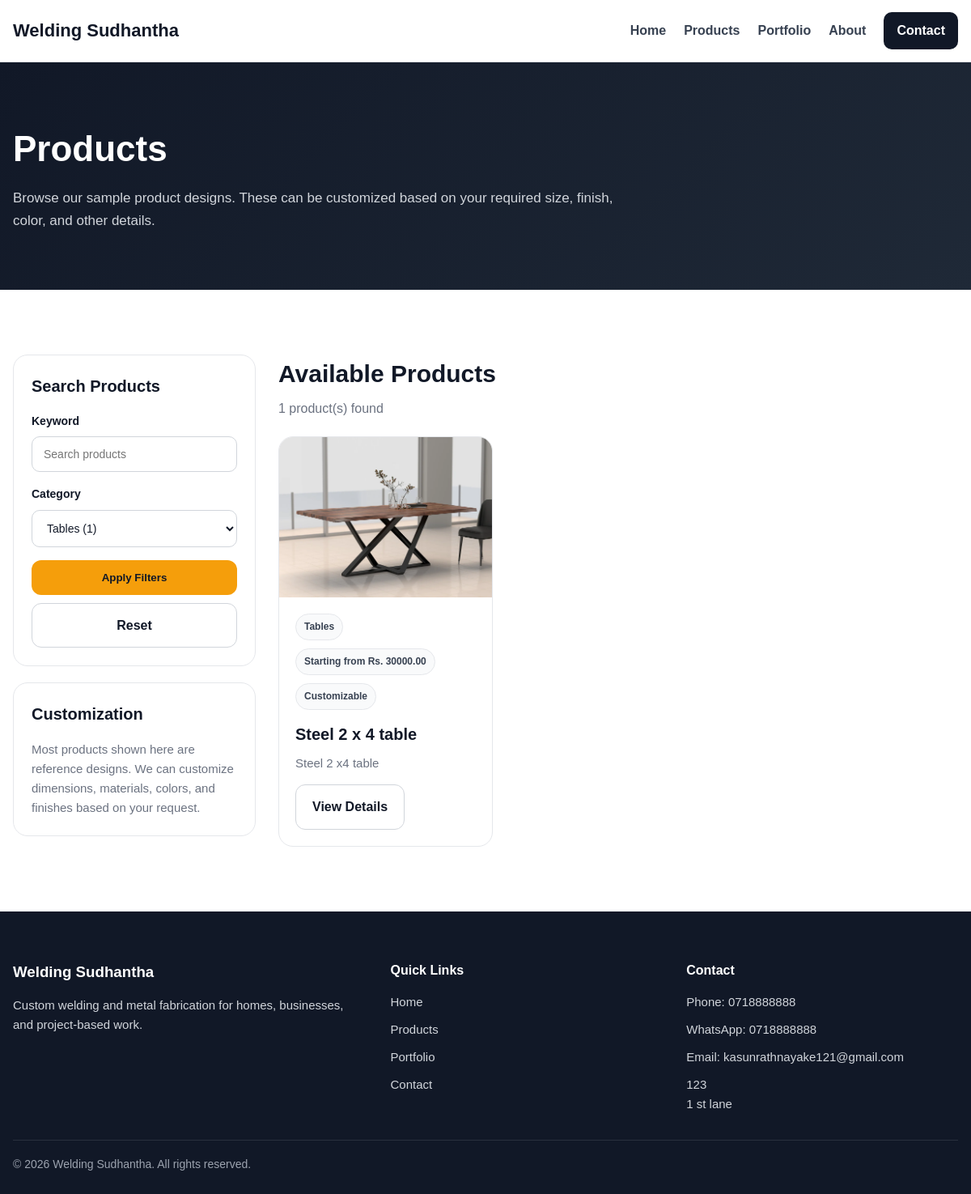
The app's page /products.php?category=2 with its own data.
### tables this page shows
CREATE TABLE `site_settings` (
  `id` int NOT NULL,
  `site_name` varchar(200) NOT NULL,
  `phone` varchar(50) DEFAULT NULL,
  `whatsapp` varchar(50) DEFAULT NULL,
  `email` varchar(150) DEFAULT NULL,
  `address` text,
  `hero_title` varchar(255) DEFAULT NULL,
  `hero_subtitle` text
);

CREATE TABLE `products` (
  `id` int NOT NULL,
  `category_id` int NOT NULL,
  `name` varchar(200) NOT NULL,
  `slug` varchar(220) NOT NULL,
  `short_description` text,
  `full_description` text,
  `price_text` varchar(150) DEFAULT NULL,
  `available_colors` text,
  `is_customizable` tinyint(1) DEFAULT '1',
  `is_featured` tinyint(1) DEFAULT '0',
  `status` tinyint(1) DEFAULT '1',
  `created_at` timestamp NULL DEFAULT CURRENT_TIMESTAMP
);

CREATE TABLE `categories` (
  `id` int NOT NULL,
  `name` varchar(150) NOT NULL,
  `slug` varchar(180) NOT NULL,
  `description` text,
  `status` tinyint(1) DEFAULT '1',
  `created_at` timestamp NULL DEFAULT CURRENT_TIMESTAMP
);

### includes/functions.php (called while the page is built, shortened)
<?php
function e($value): string
{
    return htmlspecialchars((string)($value ?? ''), ENT_QUOTES, 'UTF-8');
}
function get_site_settings(PDO $pdo): array
{
    $stmt = $pdo->query("SELECT * FROM site_settings ORDER BY id ASC LIMIT 1");
    $settings = $stmt->fetch();
    return $settings ?: [
        'site_name' => 'Welding Company',
        'phone' => '',
        'whatsapp' => '',
        'email' => '',
        'address' => '',
        'hero_title' => 'Custom Welding & Metal Fabrication',
        'hero_subtitle' => 'We build metal products and custom fabrication work for homes, businesses, and projects.'
    ];
}
function get_public_categories(PDO $pdo): array
{
    $stmt = $pdo->query("
        SELECT c.*,
               (
                   SELECT COUNT(*)
                   FROM products p
                   WHERE p.category_id = c.id AND p.status = 1
               ) AS product_count
        FROM categories c
        WHERE c.status = 1
        ORDER BY c.name ASC
    ");
    return $stmt->fetchAll();
}
function get_public_products(PDO $pdo, string $search = '', int $categoryId = 0): array
{
    $sql = "
        SELECT p.*, c.name AS category_name,
               (
                   SELECT pi.image_path
                   FROM product_images pi
                   WHERE pi.product_id = p.id
                   ORDER BY pi.sort_order ASC, pi.id ASC
                   LIMIT 1
               ) AS primary_image
        FROM products p
        INNER JOIN categories c ON c.id = p.category_id
        WHERE p.status = 1
          AND c.status = 1
    ";
    $params = [];
    if ($categoryId > 0) {
        $sql .= " AND p.category_id = ? ";
        $params[] = $categoryId;
    }
    $sql .= " ORDER BY p.is_featured DESC, p.id DESC ";
    $stmt = $pdo->prepare($sql);
    $stmt->execute($params);
    return $stmt->fetchAll();
}

### products.php (the view, shortened to what this page needs)
<?php
require_once __DIR__ . '/includes/db.php';
require_once __DIR__ . '/includes/functions.php';
$siteSettings = get_site_settings($pdo);
$categories = get_public_categories($pdo);
$search = trim($_GET['search'] ?? '');
$categoryId = isset($_GET['category']) ? (int)$_GET['category'] : 0;
$products = get_public_products($pdo, $search, $categoryId);
$frontendCssFiles = ['products.css'];
require_once __DIR__ . '/includes/frontend-header.php';
?>
<section class="page-hero">
    <div class="container">
        <div class="page-hero-content">
            <h1>Products</h1>
            <p>
                Browse our sample product designs. These can be customized based on your required size, finish, color, and other details.
            </p>
        </div>
    </div>
</section>
<section class="section">
    <div class="container">
        <div class="products-layout">
            <aside class="products-sidebar">
                <div class="sidebar-card">
                    <h3>Search Products</h3>
                    <form method="GET" action="" class="public-filter-form">
                        <div class="form-group">
                            <label for="search">Keyword</label>
                            <input
                                type="text"
                                id="search"
                                name="search"
                                value="<?php echo e($search); ?>"
                                placeholder="Search products"
                            >
                        </div>
                        <div class="form-group">
                            <label for="category">Category</label>
                            <select name="category" id="category">
                                <?php foreach ($categories as $category): ?>
                                    <option value="<?php echo (int)$category['id']; ?>" <?php echo $categoryId === (int)$category['id'] ? 'selected' : ''; ?>>
                                        <?php echo e($category['name']); ?> (<?php echo e($category['product_count']); ?>)
                                    </option>
                                <?php endforeach; ?>
                            </select>
                        </div>
                        <div class="filter-actions">
                            <button type="submit" class="btn btn-primary">Apply Filters</button>
                            <a href="<?php echo BASE_URL; ?>products.php" class="btn btn-outline">Reset</a>
                        </div>
                    </form>
                </div>
                <div class="sidebar-card">
                    <h3>Customization</h3>
                    <p>
                        Most products shown here are reference designs. We can customize dimensions, materials, colors, and finishes based on your request.
                    </p>
                </div>
            </aside>
            <div class="products-content">
                <div class="products-toolbar">
                    <div>
                        <h2>Available Products</h2>
                        <p><?php echo count($products); ?> product(s) found</p>
                    </div>
                </div>
                <?php if (!empty($products)): ?>
                    <div class="card-grid">
                        <?php foreach ($products as $product): ?>
                            <article class="common-card">
                                <div class="common-card-image">
                                    <?php if (!empty($product['primary_image'])): ?>
                                        <img src="<?php echo UPLOADS_URL . 'products/' . e($product['primary_image']); ?>" alt="<?php echo e($product['name']); ?>">
                                    <?php else: ?>
                                        <div class="image-fallback">No Image</div>
                                    <?php endif; ?>
                                </div>
                                <div class="common-card-body">
                                    <div class="common-meta">
                                        <span><?php echo e($product['category_name']); ?></span>
                                        <?php if (!empty($product['price_text'])): ?>
                                            <span><?php echo e($product['price_text']); ?></span>
                                        <?php endif; ?>
                                        <?php if ((int)$product['is_customizable'] === 1): ?>
                                            <span>Customizable</span>
                                        <?php endif; ?>
                                    </div>
                                    <h3><?php echo e($product['name']); ?></h3>
                                    <p>
                                        <?php echo e($product['short_description'] ?: 'Custom metal product available on request.'); ?>
                                    </p>
                                    <a href="<?php echo BASE_URL; ?>product.php?slug=<?php echo urlencode($product['slug']); ?>" class="btn btn-outline">
                                        View Details
                                    </a>
                                </div>
                            </article>
                        <?php endforeach; ?>
                    </div>
                <?php else: ?>
                    <div class="empty-public-state">
                        <p>No products found for the selected filters.</p>
                    </div>
                <?php endif; ?>
            </div>
        </div>
    </div>
</section>
<?php require_once __DIR__ . '/includes/frontend-footer.php'; ?>

### includes/frontend-header.php (shortened to what this page needs)
<?php
$frontendCssFiles = $frontendCssFiles ?? [];
?>
<!DOCTYPE html>
<html lang="en">
<head>
    <link rel="stylesheet" href="<?php echo ASSETS_URL; ?>css/frontend/shared.css">
    <?php foreach ($frontendCssFiles as $cssFile): ?>
        <link rel="stylesheet" href="<?php echo ASSETS_URL . 'css/frontend/' . e($cssFile); ?>">
    <?php endforeach; ?>
</head>
<body>
<header class="site-header">
    <div class="container header-inner">
        <a href="<?php echo BASE_URL; ?>" class="site-logo">
            <?php echo e($siteSettings['site_name'] ?: 'Welding Company'); ?>
        </a>
        <nav class="site-nav" id="siteNav">
            <a href="<?php echo BASE_URL; ?>">Home</a>
            <a href="<?php echo BASE_URL; ?>products.php">Products</a>
            <a href="<?php echo BASE_URL; ?>portfolio.php">Portfolio</a>
            <a href="<?php echo BASE_URL; ?>about.php">About</a>
            <a href="<?php echo BASE_URL; ?>contact.php" class="nav-cta">Contact</a>
        </nav>
    </div>
</header>

### includes/frontend-footer.php (shortened to what this page needs)
<footer class="site-footer">
    <div class="container footer-grid">
        <div class="footer-block">
            <h3><?php echo e($siteSettings['site_name'] ?: 'Welding Company'); ?></h3>
            <p>
                Custom welding and metal fabrication for homes, businesses, and project-based work.
            </p>
        </div>
        <div class="footer-block">
            <h4>Quick Links</h4>
            <ul>
                <li><a href="<?php echo BASE_URL; ?>">Home</a></li>
                <li><a href="<?php echo BASE_URL; ?>products.php">Products</a></li>
                <li><a href="<?php echo BASE_URL; ?>portfolio.php">Portfolio</a></li>
                <li><a href="<?php echo BASE_URL; ?>contact.php">Contact</a></li>
            </ul>
        </div>
        <div class="footer-block">
            <h4>Contact</h4>
            <ul>
                <?php if (!empty($siteSettings['phone'])): ?>
                    <li>Phone: <?php echo e($siteSettings['phone']); ?></li>
                <?php endif; ?>
                <?php if (!empty($siteSettings['whatsapp'])): ?>
                    <li>WhatsApp: <?php echo e($siteSettings['whatsapp']); ?></li>
                <?php endif; ?>
                <?php if (!empty($siteSettings['email'])): ?>
                    <li>Email: <?php echo e($siteSettings['email']); ?></li>
                <?php endif; ?>
                <?php if (!empty($siteSettings['address'])): ?>
                    <li><?php echo nl2br(e($siteSettings['address'])); ?></li>
                <?php endif; ?>
            </ul>
        </div>
    </div>
    <div class="container footer-bottom">
        <p>&copy; <?php echo date('Y'); ?> <?php echo e($siteSettings['site_name'] ?: 'Welding Company'); ?>. All rights reserved.</p>
    </div>
</footer>
</body>
</html>

### assets/css/frontend/shared.css (style rules this page uses)
* { box-sizing: border-box; margin: 0; padding: 0; }
html, body { min-height: 100%; }
body { font-family: Arial, sans-serif; color: #111827; background: #ffffff; line-height: 1.6; }
a { text-decoration: none; color: inherit; }
img { max-width: 100%; display: block; }
.container { width: min(1200px, calc(100% - 32px)); margin: 0 auto; }
.section { padding: 80px 0; }
.btn { display: inline-flex; align-items: center; justify-content: center; border-radius: 12px; padding: 14px 20px; font-weight: 700; transition: 0.2s ease; border: none; cursor: pointer; }
.btn-primary { background: #f59e0b; color: #111827; }
.btn-outline { border: 1px solid #d1d5db; color: #111827; background: #ffffff; }
.site-header { position: sticky; top: 0; z-index: 1000; background: rgba(255, 255, 255, 0.95); backdrop-filter: blur(10px); border-bottom: 1px solid #e5e7eb; }
.header-inner { min-height: 76px; display: flex; align-items: center; justify-content: space-between; gap: 20px; }
.site-logo { font-size: 22px; font-weight: 800; color: #111827; }
.site-nav { display: flex; align-items: center; gap: 22px; }
.site-nav a { font-weight: 600; color: #374151; }
.site-nav .nav-cta { background: #111827; color: #ffffff; padding: 10px 16px; border-radius: 10px; }
.site-footer { background: #111827; color: #ffffff; padding-top: 60px; }
.footer-grid { display: grid; grid-template-columns: 1.3fr 1fr 1fr; gap: 30px; padding-bottom: 32px; }
.footer-block h3, .footer-block h4 { margin-bottom: 14px; }
.footer-block p, .footer-block li, .footer-block a { color: #d1d5db; font-size: 15px; }
.footer-block ul { list-style: none; display: flex; flex-direction: column; gap: 10px; }
.footer-bottom { border-top: 1px solid rgba(255, 255, 255, 0.1); padding: 18px 0 26px; }
.footer-bottom p { color: #9ca3af; font-size: 14px; }
.card-grid { display: grid; grid-template-columns: repeat(3, minmax(0, 1fr)); gap: 22px; }
.common-card { background: #ffffff; border: 1px solid #e5e7eb; border-radius: 18px; overflow: hidden; transition: 0.25s ease; }
.common-card-image { aspect-ratio: 4 / 3; background: #f3f4f6; }
.common-card-image img { width: 100%; height: 100%; object-fit: cover; }
.common-card-body { padding: 20px; }
.common-card-body h3 { font-size: 20px; margin-bottom: 8px; color: #111827; }
.common-card-body p { color: #6b7280; font-size: 15px; margin-bottom: 14px; }
.common-meta { display: flex; flex-wrap: wrap; gap: 10px; margin-bottom: 14px; }
.common-meta span { background: #f9fafb; border: 1px solid #e5e7eb; color: #374151; padding: 6px 10px; border-radius: 999px; font-size: 12px; font-weight: 700; }

### assets/css/frontend/products.css (style rules this page uses)
.page-hero { background: linear-gradient(135deg, #111827 0%, #1f2937 100%); color: #ffffff; padding: 72px 0; }
.page-hero-content { max-width: 760px; }
.page-hero-content h1 { font-size: 44px; margin-bottom: 12px; }
.page-hero-content p { color: #d1d5db; font-size: 17px; }
.products-layout { display: grid; grid-template-columns: 300px 1fr; gap: 28px; }
.products-sidebar { display: flex; flex-direction: column; gap: 20px; }
.sidebar-card { background: #ffffff; border: 1px solid #e5e7eb; border-radius: 18px; padding: 22px; }
.sidebar-card h3 { font-size: 20px; margin-bottom: 16px; color: #111827; }
.sidebar-card p { color: #6b7280; font-size: 15px; }
.public-filter-form .form-group { margin-bottom: 16px; }
.public-filter-form label { display: block; margin-bottom: 8px; font-size: 14px; font-weight: 700; }
.public-filter-form input, .public-filter-form select { width: 100%; padding: 13px 14px; border: 1px solid #d1d5db; border-radius: 10px; outline: none; font-size: 14px; background: #ffffff; color: #111827; }
.filter-actions { display: flex; flex-direction: column; gap: 10px; }
.products-toolbar { margin-bottom: 22px; }
.products-toolbar h2 { font-size: 30px; color: #111827; margin-bottom: 6px; }
.products-toolbar p { color: #6b7280; }

### records on screen
site_settings: site_name "Welding Sudhantha", phone "0718888888", whatsapp "0718888888", email "kasunrathnayake121@gmail.com", address "123 1 st lane"
products: category.name "Tables", price_text "Starting from Rs. 30000.00", is_customizable "Customizable", name "Steel 2 x 4 table", short_description "Steel 2 x4 table"

### other values on screen
count($products) "1"
form field category "Tables (1)"
